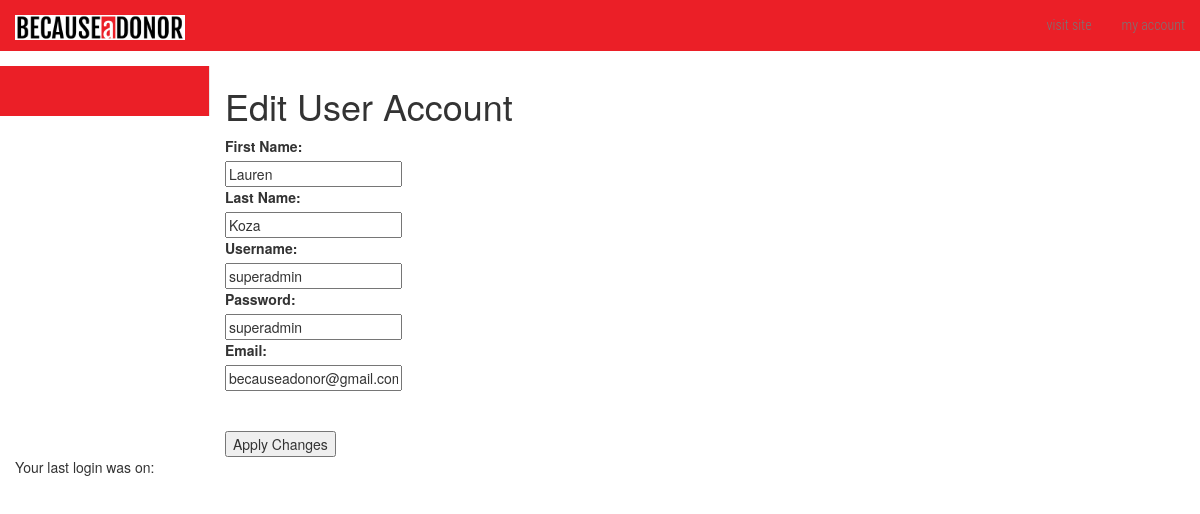
/admin/index.php?partial=admin_edituser&id=1 (signed in), run on the app's committed database.
### tables this page shows
CREATE TABLE `tbl_user` (
  `user_id` int(10) UNSIGNED NOT NULL,
  `user_fname` varchar(50) NOT NULL,
  `user_lname` varchar(50) NOT NULL,
  `user_username` varchar(50) NOT NULL,
  `user_password` varchar(100) NOT NULL,
  `user_email` varchar(50) NOT NULL,
  `user_level` tinyint(4) NOT NULL,
  `user_status` varchar(50) NOT NULL,
  `user_time` varchar(140) NOT NULL,
  `user_attempts` tinyint(4) NOT NULL,
  `user_locked_time` int(11) NOT NULL,
  `user_ip` varchar(25) NOT NULL
);

### admin/phpscripts/user.php (called while the page is built, shortened)
<?php
	function getUser($id){
		include("config.php");
		$userstring = "SELECT * FROM tbl_user WHERE user_id = {$id}";
		$userquery = mysqli_query($link, $userstring);
		if($userquery){
			$foundUser = mysqli_fetch_array($userquery, MYSQLI_ASSOC);
			return $foundUser;
		} else {
			$error = "There was an error reaching your user info. Please contact IT.";
			return $error;
		}
	}
?>

### admin/admin_edituser.php (the view, shortened to what this page needs)
<?php
	$id = $_GET['id'];
	$popForm = getUser($id);
?>
	<section>
	<h1>Edit User Account</h1>
		<form action="admin_edituser.php?id=<?php echo $popForm['user_id']; ?>" method="post">
			<div class="upForm">
				<label>First Name:</label><br>
				<input type="text" name="fname" value="<?php echo $popForm['user_fname']; ?>"><br>
				<label>Last Name:</label><br>
				<input type="text" name="lname" value="<?php echo $popForm['user_lname']; ?>"><br>
				<label>Username:</label><br>
				<input type="text" name="username" value="<?php echo $popForm['user_username']; ?>"><br>
				<label>Password:</label><br>
				<input type="text" name="password" value="<?php echo $popForm['user_password']; ?>"><br>
				<label>Email:</label><br>
				<input type="text" name="email" value="<?php echo $popForm['user_email']; ?>">
			</div>
			<br><br>
			<input type="submit" name="submit" value="Apply Changes">
		</form>
	</section>
	</body>
</html>

### data on the page
tbl_user: fname "Lauren", lname "Koza", username "superadmin", password "superadmin", email "becauseadonor@gmail.com"
